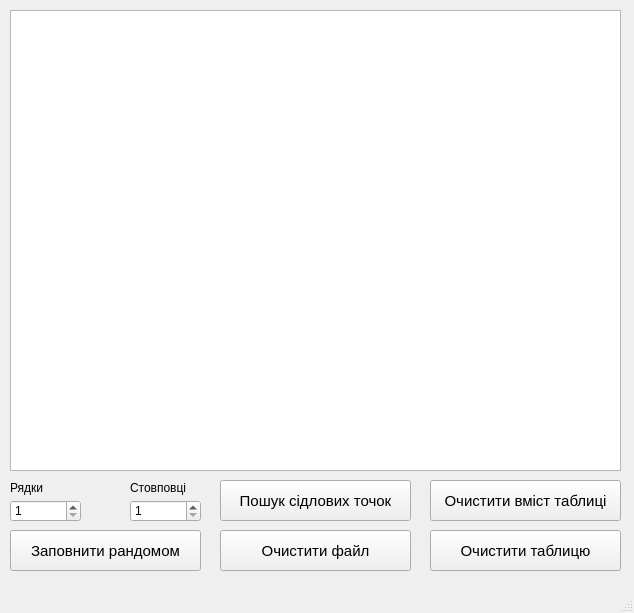
<?xml version="1.0" encoding="UTF-8"?>
<ui version="4.0">
 <class>MainWindow</class>
 <widget class="QMainWindow" name="MainWindow">
  <property name="geometry">
   <rect>
    <x>0</x>
    <y>0</y>
    <width>634</width>
    <height>613</height>
   </rect>
  </property>
  <property name="windowTitle">
   <string>Завдання 3</string>
  </property>
  <widget class="QWidget" name="centralwidget">
   <widget class="QPushButton" name="pushButton_2">
    <property name="geometry">
     <rect>
      <x>220</x>
      <y>480</y>
      <width>191</width>
      <height>41</height>
     </rect>
    </property>
    <property name="font">
     <font>
      <pointsize>11</pointsize>
     </font>
    </property>
    <property name="text">
     <string>Пошук сідлових точок</string>
    </property>
   </widget>
   <widget class="QTableWidget" name="tableWidget">
    <property name="geometry">
     <rect>
      <x>10</x>
      <y>10</y>
      <width>611</width>
      <height>461</height>
     </rect>
    </property>
   </widget>
   <widget class="QPushButton" name="pushButton">
    <property name="geometry">
     <rect>
      <x>10</x>
      <y>530</y>
      <width>191</width>
      <height>41</height>
     </rect>
    </property>
    <property name="font">
     <font>
      <pointsize>11</pointsize>
     </font>
    </property>
    <property name="text">
     <string>Заповнити рандомом</string>
    </property>
   </widget>
   <widget class="QSpinBox" name="spinBox">
    <property name="geometry">
     <rect>
      <x>10</x>
      <y>500</y>
      <width>71</width>
      <height>22</height>
     </rect>
    </property>
    <property name="minimum">
     <number>1</number>
    </property>
   </widget>
   <widget class="QSpinBox" name="spinBox_2">
    <property name="geometry">
     <rect>
      <x>130</x>
      <y>500</y>
      <width>71</width>
      <height>22</height>
     </rect>
    </property>
    <property name="minimum">
     <number>1</number>
    </property>
   </widget>
   <widget class="QLabel" name="label">
    <property name="geometry">
     <rect>
      <x>10</x>
      <y>480</y>
      <width>71</width>
      <height>16</height>
     </rect>
    </property>
    <property name="text">
     <string>Рядки</string>
    </property>
   </widget>
   <widget class="QLabel" name="label_2">
    <property name="geometry">
     <rect>
      <x>130</x>
      <y>480</y>
      <width>71</width>
      <height>16</height>
     </rect>
    </property>
    <property name="text">
     <string>Стовповці</string>
    </property>
   </widget>
   <widget class="QPushButton" name="pushButton_3">
    <property name="geometry">
     <rect>
      <x>220</x>
      <y>530</y>
      <width>191</width>
      <height>41</height>
     </rect>
    </property>
    <property name="font">
     <font>
      <pointsize>11</pointsize>
     </font>
    </property>
    <property name="text">
     <string>Очистити файл</string>
    </property>
   </widget>
   <widget class="QPushButton" name="pushButton_4">
    <property name="geometry">
     <rect>
      <x>430</x>
      <y>480</y>
      <width>191</width>
      <height>41</height>
     </rect>
    </property>
    <property name="font">
     <font>
      <pointsize>11</pointsize>
     </font>
    </property>
    <property name="text">
     <string>Очистити вміст таблиці</string>
    </property>
   </widget>
   <widget class="QPushButton" name="pushButton_5">
    <property name="geometry">
     <rect>
      <x>430</x>
      <y>530</y>
      <width>191</width>
      <height>41</height>
     </rect>
    </property>
    <property name="font">
     <font>
      <pointsize>11</pointsize>
     </font>
    </property>
    <property name="text">
     <string>Очистити таблицю</string>
    </property>
   </widget>
  </widget>
  <widget class="QMenuBar" name="menubar">
   <property name="geometry">
    <rect>
     <x>0</x>
     <y>0</y>
     <width>634</width>
     <height>21</height>
    </rect>
   </property>
  </widget>
  <widget class="QStatusBar" name="statusbar"/>
 </widget>
 <resources/>
 <connections/>
</ui>
